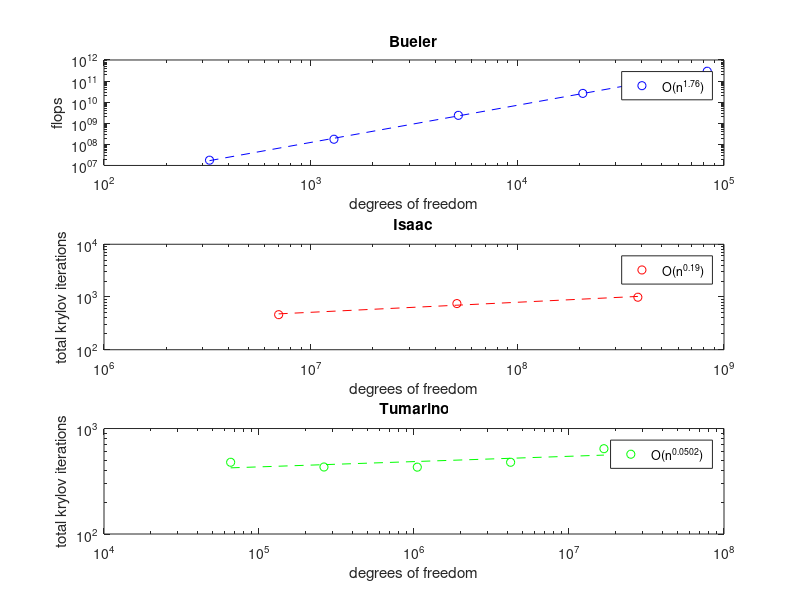

This chart was generated by the following MATLAB code:
% generate serial scaling for bueler 2016 and isaac et al 2015 and tumarino et al 2016
% bueler:  LU solve of Newton step equations for dome; see sia-fve/petsc/verif/domeperf.sh; see generated file bueler.perf
% isaac: AMG-Krylov-Newton Stokes solve for antarctica; see table 8.1 in paper
% tumarino: MDSC–AMG-Krylov-Newton higher-order solve for greenland; see table 7.5 in paper; area of Greenland taken from Searise data: 300x560 5km grid

nb = [18 36 72 144 288].^2;
flopsb = [1.776e7 1.749e8 2.374e9 2.608e10 2.927e11];
pb = polyfit(log(nb),log(flopsb),1);
%ans = 1.76186   6.45957

ni = [7e6 51e6 383e6];
itsi = [7*66 10*75 11*90]; % total Krylov iterations over Newton steps
pi = polyfit(log(ni),log(itsi),1);
%ans = 0.19030   3.17188

nt = ((300*560*5^2) / (8^2)) * [1 4 16 64 256];
itst = [36*13.3 34*12.7 35*12.3 36*13.3 37*17.4]; % total Krylov iterations over Newton steps
pt = polyfit(log(nt),log(itst),1);
%ans = 0.05017   5.49297

subplot(3,1,1)
loglog(nb, flopsb, 'bo')
xlabel('degrees of freedom')
ylabel('flops')
title('Bueler')
hold on
loglog(nb, exp(pb(1) * log(nb) + pb(2)), 'b--')
hold off
legend(sprintf('O(n^{%.3d})',pb(1)))

subplot(3,1,2)
loglog(ni, itsi, 'ro')
xlabel('degrees of freedom')
ylabel('total krylov iterations')
title('Isaac')
hold on
loglog(ni, exp(pi(1) * log(ni) + pi(2)), 'r--')
hold off
legend(sprintf('O(n^{%.3d})',pi(1)))

subplot(3,1,3)
loglog(nt, itst, 'go')
xlabel('degrees of freedom')
ylabel('total krylov iterations')
title('Tumarino')
hold on
loglog(nt, exp(pt(1) * log(nt) + pt(2)), 'g--')
hold off
legend(sprintf('O(n^{%.3d})',pt(1)))
